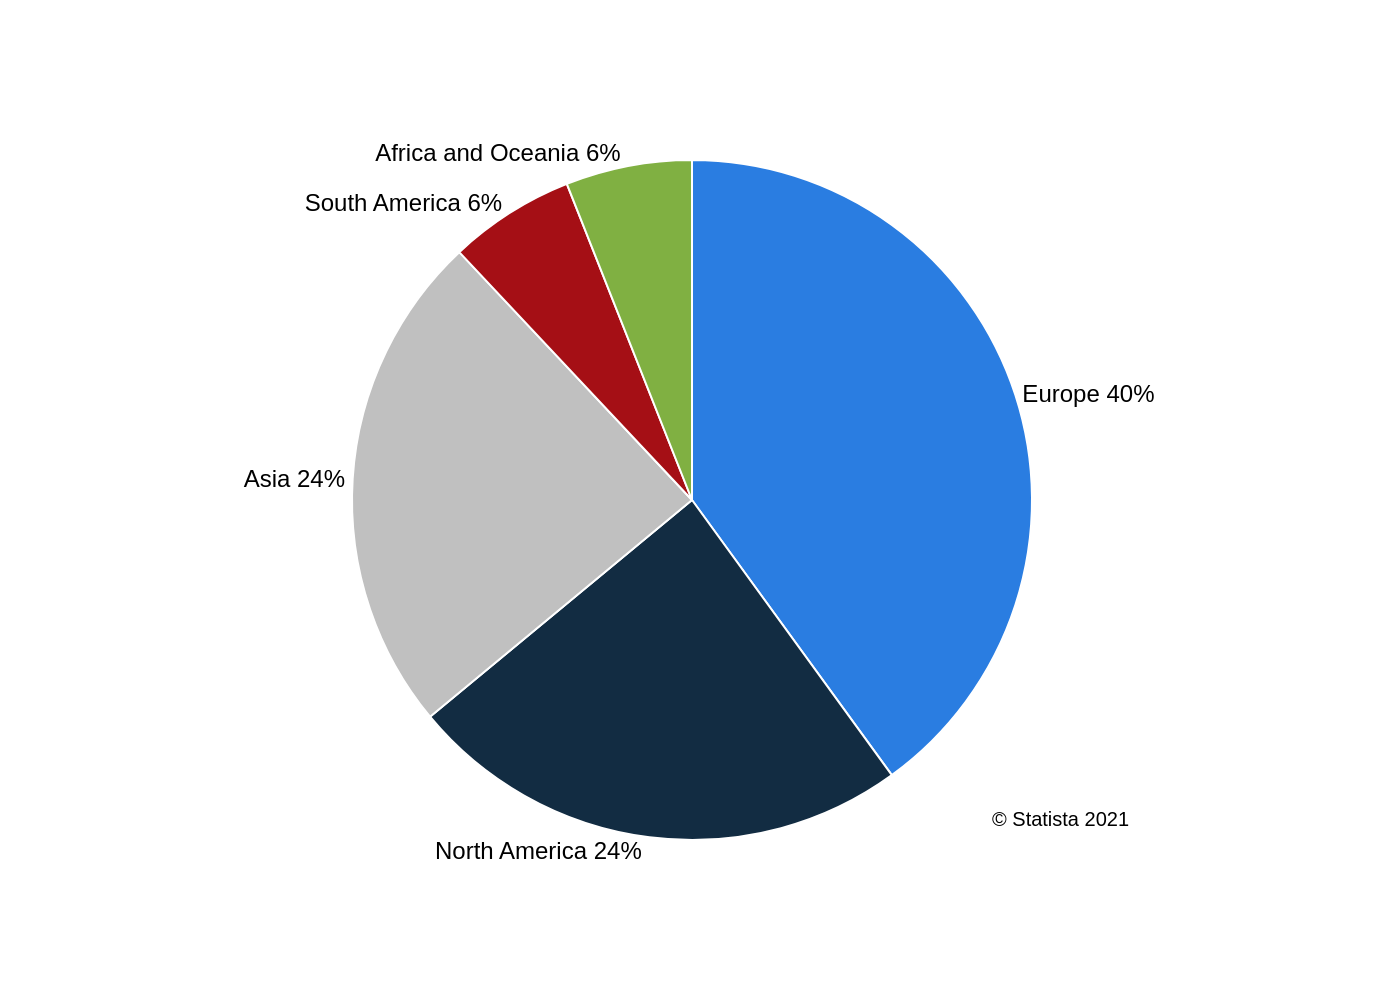

The script that drew this image:
import sys
import json
import plotly.graph_objects as go
from pathlib import Path

if len(sys.argv) != 2:
    print(f"Usage: python {Path(__file__).name} <json_file_path>")
    sys.exit(1)

json_path = sys.argv[1]
output_base_name = Path(json_path).stem

try:
    with open(json_path, 'r', encoding='utf-8') as f:
        chart_config = json.load(f)
except FileNotFoundError:
    print(f"Error: JSON file not found at {json_path}")
    sys.exit(1)
except json.JSONDecodeError:
    print(f"Error: Could not decode JSON from {json_path}")
    sys.exit(1)

data = chart_config.get('chart_data', [])
texts = chart_config.get('texts', {})
colors = chart_config.get('colors', [])

labels = [item['label'] for item in data]
values = [item['value'] for item in data]

fig = go.Figure()

fig.add_trace(go.Pie(
    labels=labels,
    values=values,
    marker=dict(colors=colors, line=dict(color='#ffffff', width=1)),
    texttemplate='%{label} %{value}%',
    textposition='outside',
    hoverinfo='label+percent',
    sort=False,
    direction='clockwise'
))

title_text = texts.get('title') or ''
subtitle_text = texts.get('subtitle') or ''

if title_text and subtitle_text:
    full_title = f"<b>{title_text}</b><br><sub>{subtitle_text}</sub>"
elif title_text:
    full_title = f"<b>{title_text}</b>"
else:
    full_title = None

fig.update_layout(
    title_text=full_title,
    title_x=0.5,
    showlegend=False,
    font=dict(family="Arial", size=12, color="#000000"),
    paper_bgcolor='rgba(255,255,255,1)',
    plot_bgcolor='rgba(255,255,255,1)',
    margin=dict(l=80, r=80, t=80, b=80),
    uniformtext_minsize=10,
    uniformtext_mode='hide'
)

source_text = texts.get('source')
if source_text:
    fig.add_annotation(
        text=source_text,
        align='right',
        showarrow=False,
        xref='paper',
        yref='paper',
        x=0.99,
        y=0.01,
        xanchor='right',
        yanchor='bottom',
        font=dict(size=10)
    )

output_filename = f"{output_base_name}.png"
fig.write_image(output_filename, scale=2)

print(f"Chart saved to {output_filename}")
